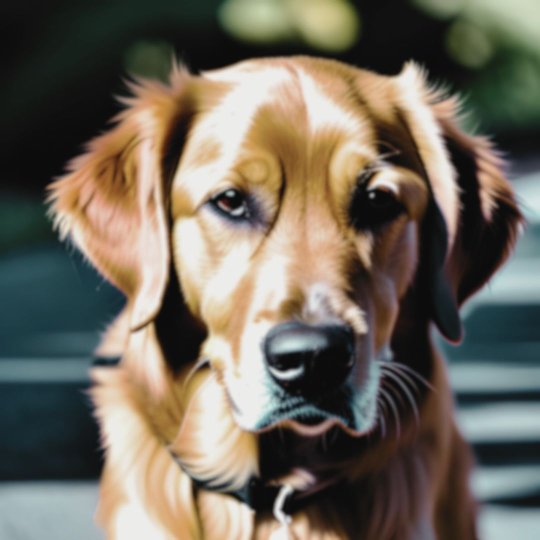
#> input picture images/test-image.jpg, 1080 x 1080 px (shown at 1/2 size); its folder holds only this picture in this run
$ python main.py
#> lines starting #> are read from the running program, lines starting #| are printed output that depends on the picture
from PIL import Image, ImageFilter, ImageEnhance
import os

path = "./images"
pathOut = "./editedImages"

# Gets every image file in the images directory
for file_name in os.listdir(path):
    # Opens the image file
    image = Image.open(f"{path}/{file_name}")
#> image is the input picture: PIL image 1080x1080 RGB; mean R, G, B 111.5, 104.9, 92.4

    # Enhances and sharpens the image
    enhanced_image = image.filter(ImageFilter.EDGE_ENHANCE).filter(ImageFilter.SHARPEN)

    # Increases brightness by 5%
    factor = 1.05
    brightness_enhancer = ImageEnhance.Brightness(enhanced_image)
    enhanced_image = brightness_enhancer.enhance(factor)

    # Resizes the image to 500x500 while maintaining aspect ratio
    enhanced_image.thumbnail((500, 500))
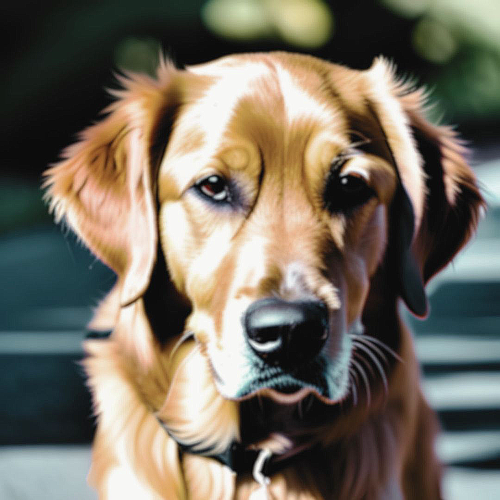
#> enhanced_image: PIL image 500x500 RGB; mean R, G, B 116.8, 109.9, 96.8

    new_file_name = os.path.splitext(file_name)[0]

    enhanced_image.save(f"{pathOut}/edited_{new_file_name}.jpg")
